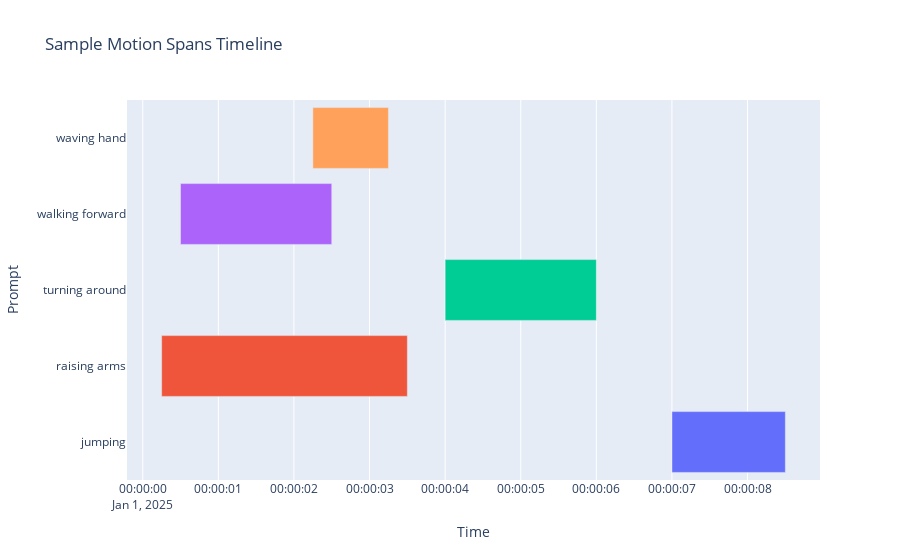

The code cell stored with this chart in its notebook:
### Code cell
dataframe = pd.DataFrame(SAMPLE_DATA)

# NOTE: Assuming each frame represents 1/FPS seconds
# We need to convert to timestamps as this is what plotly expects for timeline plots
dataframe['start_time'] = dataframe['start'].apply(lambda x: dt.datetime(2025, 1, 1, 0, 0, 0) + dt.timedelta(seconds=x/FPS))
dataframe['end_time'] = dataframe['end'].apply(lambda x: dt.datetime(2025, 1, 1, 0, 0, 0) + dt.timedelta(seconds=x/FPS))

dataframe['duration'] = dataframe['end'] - dataframe['start']
dataframe['score_text'] = dataframe['score'].apply(lambda x: f"{x:.2f}")

print("[dataframe]:")
print(dataframe)

figure = plot_evaluation_results(
    evaluation_results,
    title="Sample Motion Spans Timeline",
)

figure.show()

### Figure 1 — Plotly figure (JSON) as saved in the notebook; plotly's stock layout.template omitted (floating-point values rounded to 4 significant figures)
{"data": [{"base": ["2025-01-01T00:00:07.000000000"], "customdata": [["0.91", 140, 170]], "hovertemplate": "Task=%{y}<br>Start_Time=%{base}<br>End_Time=%{x}<br>Score=%{customdata[0]}<br>Start=%{customdata[1]}<br>Finish=%{customdata[2]}<extra></extra>", "legendgroup": "jumping", "marker": {"color": "#636efa", "pattern": {"shape": ""}}, "name": "jumping", "orientation": "h", "showlegend": true, "textposition": "auto", "type": "bar", "x": [1500], "xaxis": "x", "y": ["jumping"], "yaxis": "y"}, {"base": ["2025-01-01T00:00:00.250000000"], "customdata": [["0.85", 5, 70]], "hovertemplate": "Task=%{y}<br>Start_Time=%{base}<br>End_Time=%{x}<br>Score=%{customdata[0]}<br>Start=%{customdata[1]}<br>Finish=%{customdata[2]}<extra></extra>", "legendgroup": "raising arms", "marker": {"color": "#EF553B", "pattern": {"shape": ""}}, "name": "raising arms", "orientation": "h", "showlegend": true, "textposition": "auto", "type": "bar", "x": [3250], "xaxis": "x", "y": ["raising arms"], "yaxis": "y"}, {"base": ["2025-01-01T00:00:04.000000000"], "customdata": [["0.78", 80, 120]], "hovertemplate": "Task=%{y}<br>Start_Time=%{base}<br>End_Time=%{x}<br>Score=%{customdata[0]}<br>Start=%{customdata[1]}<br>Finish=%{customdata[2]}<extra></extra>", "legendgroup": "turning around", "marker": {"color": "#00cc96", "pattern": {"shape": ""}}, "name": "turning around", "orientation": "h", "showlegend": true, "textposition": "auto", "type": "bar", "x": [2000], "xaxis": "x", "y": ["turning around"], "yaxis": "y"}, {"base": ["2025-01-01T00:00:00.500000000"], "customdata": [["0.92", 10, 50]], "hovertemplate": "Task=%{y}<br>Start_Time=%{base}<br>End_Time=%{x}<br>Score=%{customdata[0]}<br>Start=%{customdata[1]}<br>Finish=%{customdata[2]}<extra></extra>", "legendgroup": "walking forward", "marker": {"color": "#ab63fa", "pattern": {"shape": ""}}, "name": "walking forward", "orientation": "h", "showlegend": true, "textposition": "auto", "type": "bar", "x": [2000], "xaxis": "x", "y": ["walking forward"], "yaxis": "y"}, {"base": ["2025-01-01T00:00:02.250000000"], "customdata": [["0.73", 45, 65]], "hovertemplate": "Task=%{y}<br>Start_Time=%{base}<br>End_Time=%{x}<br>Score=%{customdata[0]}<br>Start=%{customdata[1]}<br>Finish=%{customdata[2]}<extra></extra>", "legendgroup": "waving hand", "marker": {"color": "#FFA15A", "pattern": {"shape": ""}}, "name": "waving hand", "orientation": "h", "showlegend": true, "textposition": "auto", "type": "bar", "x": [1000], "xaxis": "x", "y": ["waving hand"], "yaxis": "y"}], "layout": {"barmode": "overlay", "legend": {"title": {"text": "Task"}, "tracegroupgap": 0}, "showlegend": false, "title": {"text": "Sample Motion Spans Timeline"}, "xaxis": {"anchor": "y", "domain": [0, 1], "title": {"text": "Time"}, "type": "date"}, "yaxis": {"anchor": "x", "autorange": "reversed", "categoryarray": ["waving hand", "walking forward", "turning around", "raising arms", "jumping"], "categoryorder": "array", "domain": [0, 1], "title": {"text": "Prompt"}}}}
